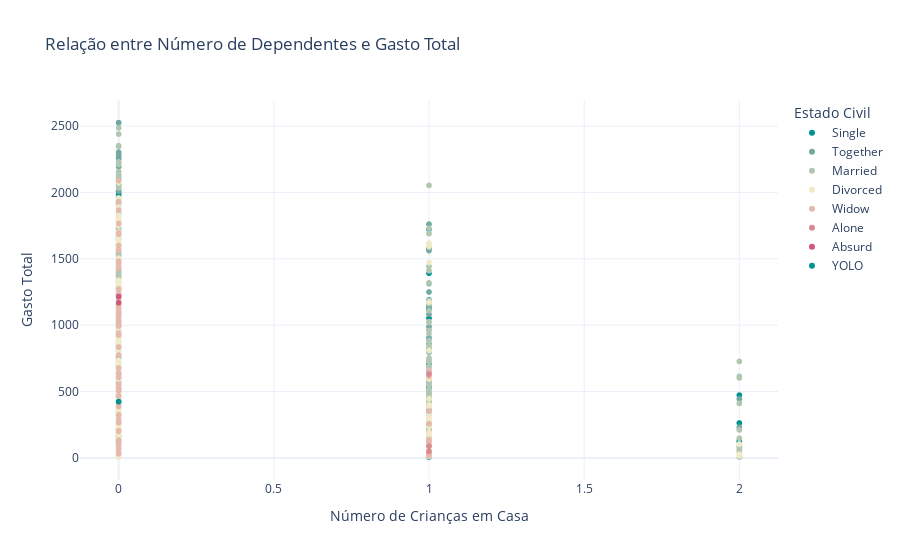

This figure's notebook cell:
### Code cell
fig = px.scatter(
    data, 
    x='Kidhome', 
    y='Gasto_Total', 
    color='Marital_Status', 
    color_discrete_sequence=px.colors.diverging.Tealrose, 
    title='Relação entre Número de Dependentes e Gasto Total', 
    labels={'Kidhome': 'Número de Crianças em Casa', 'Gasto_Total': 'Gasto Total'}
)

fig.update_layout(
    xaxis_title='Número de Crianças em Casa',
    yaxis_title='Gasto Total',
    legend_title='Estado Civil',
    template='plotly_white'
)

fig.show()

### Figure 1 — Plotly figure (JSON) as saved in the notebook; plotly's stock layout.template omitted (floating-point values rounded to 4 significant figures; data arrays with more than 128 entries replaced by an {"elided": "..."} marker saying what was removed)
{"data": [{"hovertemplate": "Marital_Status=Single<br>Número de Crianças em Casa=%{x}<br>Gasto Total=%{y}<extra></extra>", "legendgroup": "Single", "marker": {"color": "rgb(0, 147, 146)", "symbol": "circle"}, "mode": "markers", "name": "Single", "showlegend": true, "type": "scattergl", "x": {"elided": "480 int values"}, "xaxis": "x", "y": {"elided": "480 int values"}, "yaxis": "y"}, {"hovertemplate": "Marital_Status=Together<br>Número de Crianças em Casa=%{x}<br>Gasto Total=%{y}<extra></extra>", "legendgroup": "Together", "marker": {"color": "rgb(114, 170, 161)", "symbol": "circle"}, "mode": "markers", "name": "Together", "showlegend": true, "type": "scattergl", "x": {"elided": "580 int values"}, "xaxis": "x", "y": {"elided": "580 int values"}, "yaxis": "y"}, {"hovertemplate": "Marital_Status=Married<br>Número de Crianças em Casa=%{x}<br>Gasto Total=%{y}<extra></extra>", "legendgroup": "Married", "marker": {"color": "rgb(177, 199, 179)", "symbol": "circle"}, "mode": "markers", "name": "Married", "showlegend": true, "type": "scattergl", "x": {"elided": "864 int values"}, "xaxis": "x", "y": {"elided": "864 int values"}, "yaxis": "y"}, {"hovertemplate": "Marital_Status=Divorced<br>Número de Crianças em Casa=%{x}<br>Gasto Total=%{y}<extra></extra>", "legendgroup": "Divorced", "marker": {"color": "rgb(241, 234, 200)", "symbol": "circle"}, "mode": "markers", "name": "Divorced", "showlegend": true, "type": "scattergl", "x": {"elided": "232 int values"}, "xaxis": "x", "y": {"elided": "232 int values"}, "yaxis": "y"}, {"hovertemplate": "Marital_Status=Widow<br>Número de Crianças em Casa=%{x}<br>Gasto Total=%{y}<extra></extra>", "legendgroup": "Widow", "marker": {"color": "rgb(229, 185, 173)", "symbol": "circle"}, "mode": "markers", "name": "Widow", "showlegend": true, "type": "scattergl", "x": [0, 0, 0, 0, 0, 0, 0, 0, 1, 0, 0, 0, 0, 0, 1, 0, 0, 0, 0, 0, 0, 0, 0, 1, 0, 0, 0, 1, 0, 1, 0, 1, 1, 0, 1, 1, 0, 0, 0, 0, 0, 1, 0, 0, 0, 0, 0, 0, 0, 1, 1, 0, 0, 0, 0, 1, 0, 0, 1, 0, 0, 0, 0, 0, 1, 0, 0, 0, 0, 0, 0, 0, 1, 1, 1, 0, 0], "xaxis": "x", "y": [67, 507, 606, 606, 285, 2088, 1478, 107, 44, 636, 324, 467, 926, 135, 15, 205, 1210, 521, 201, 1600, 1867, 67, 266, 42, 939, 1064, 1029, 121, 1064, 41, 1482, 353, 28, 1198, 23, 45, 528, 1103, 1060, 1461, 1072, 90, 32, 1930, 556, 1234, 1156, 677, 1092, 138, 117, 32, 1695, 1686, 467, 44, 388, 1024, 656, 835, 1198, 775, 1272, 1130, 138, 1766, 1429, 930, 932, 993, 102, 1564, 615, 258, 258, 1565, 1234], "yaxis": "y"}, {"hovertemplate": "Marital_Status=Alone<br>Número de Crianças em Casa=%{x}<br>Gasto Total=%{y}<extra></extra>", "legendgroup": "Alone", "marker": {"color": "rgb(217, 137, 148)", "symbol": "circle"}, "mode": "markers", "name": "Alone", "showlegend": true, "type": "scattergl", "x": [1, 1, 1], "xaxis": "x", "y": [632, 49, 89], "yaxis": "y"}, {"hovertemplate": "Marital_Status=Absurd<br>Número de Crianças em Casa=%{x}<br>Gasto Total=%{y}<extra></extra>", "legendgroup": "Absurd", "marker": {"color": "rgb(208, 88, 126)", "symbol": "circle"}, "mode": "markers", "name": "Absurd", "showlegend": true, "type": "scattergl", "x": [0, 0], "xaxis": "x", "y": [1216, 1169], "yaxis": "y"}, {"hovertemplate": "Marital_Status=YOLO<br>Número de Crianças em Casa=%{x}<br>Gasto Total=%{y}<extra></extra>", "legendgroup": "YOLO", "marker": {"color": "rgb(0, 147, 146)", "symbol": "circle"}, "mode": "markers", "name": "YOLO", "showlegend": true, "type": "scattergl", "x": [0, 0], "xaxis": "x", "y": [424, 424], "yaxis": "y"}], "layout": {"legend": {"title": {"text": "Estado Civil"}, "tracegroupgap": 0}, "title": {"text": "Relação entre Número de Dependentes e Gasto Total"}, "xaxis": {"anchor": "y", "domain": [0, 1], "title": {"text": "Número de Crianças em Casa"}}, "yaxis": {"anchor": "x", "domain": [0, 1], "title": {"text": "Gasto Total"}}}}
